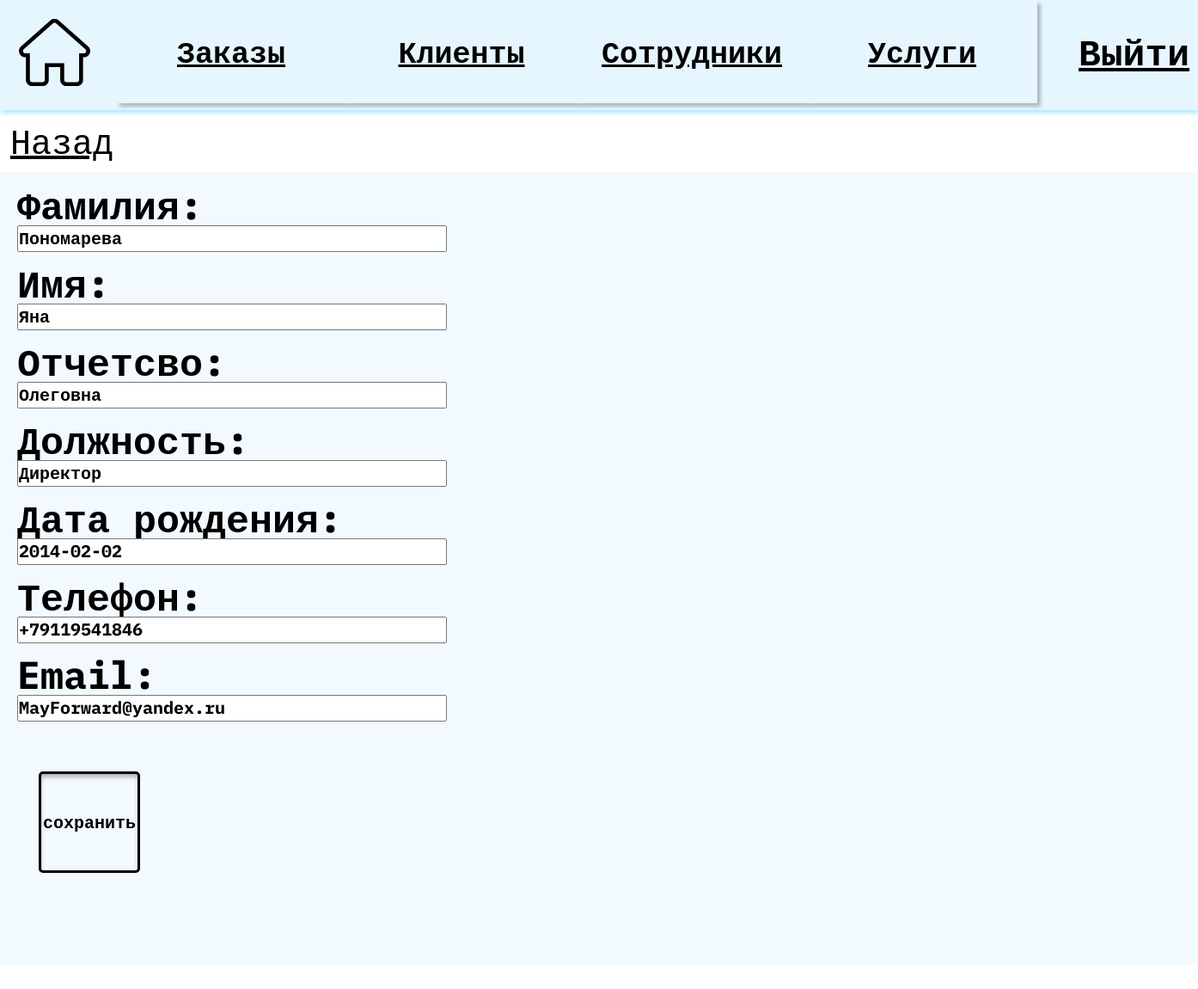
Page /updateEmployee/2/ on the committed database.
### main/models.py (models this page shows, shortened)
class Employee(models.Model):
    id = models.AutoField(primary_key=True)
    surname = models.CharField (max_length=35,blank=False, verbose_name="Фамилия")
    name = models.CharField (max_length=35, blank=False, verbose_name="Имя")
    name2 = models.CharField (max_length=35, verbose_name="Отчетсво")
    position = models.CharField (max_length=35, verbose_name="Должность",blank=False)
    birthday = models.DateField(blank=False, verbose_name="Дата рождения")
    phone = models.CharField(max_length=35, blank=False, verbose_name="Телефон")
    email = models.EmailField(max_length=35, blank=False)

### main/views.py (the view)
# urls.py: path('updateEmployee/<int:id>/', views.update_employee),
def update_employee(request, id):
    try:
        old_data = get_object_or_404(Employee, id=id)
    except Exception:
        raise Http404('Такого сотрудника не существует')
    if request.method == 'POST':
        form = EmployeeForm(request.POST, instance=old_data)
        if form.is_valid():
            form.save()
            return redirect(f'/Employee/{id}')
    else:
        form = EmployeeForm(instance=old_data)
        context = {
            'form': form
        }
        return render(request, 'test/update_Emp.html', {'tableName': 'Employee', 'form': form})

### main/forms.py
class EmployeeForm(forms.ModelForm):
    class Meta:
        model = Employee
        fields = "__all__"

### main/templates/test/update_Emp.html (shortened to what this page needs)
{% extends 'main/base.html' %}
{% block header %}
    <div class="lyout">
        <a href="{% url 'home' %}">
            <img src="../../static/main/img/home.png" alt="домик" class="home_img">
        </a>
        <div class="menu">
            <a href="{% url 'Orders' %}"><button class="buttom_menu">Заказы</button></a>
            <a href="{% url 'Users' %}"><button class="buttom_menu">Клиенты</button></a>
            <a href="{% url 'Employee' %}"><button class="buttom_menu">Сотрудники</button></a>
            <a href="{% url 'Services' %}"><button class="buttom_menu">Услуги</button></a>
        </div>
        <a href="{% url 'logout' %}" class="button_in">Выйти</a>
    </div>
{% endblock %}
{% block content %}
<a class="buttom_back" href='http://127.0.0.1:8000/{{tableName}}'>Назад</a>
<div class="wrapper">
    <form class="form-label form_label_update" method="post">
        {{ form.as_p }}
    </div>
    <div class="batten_back">
        <input class="button_sab button_sab_update mrg" type="submit" value="сохранить">
    </div>
{% endblock %}

### main/static/main/css/style.css (style rules this page uses)
* { position: relative; margin: 0; padding: 0; display: block; box-sizing: border-box; color: black; font-family: 'IBM Plex Mono', monospace; }

### main/static/main/css/header.css (style rules this page uses)
.lyout { position: relative; z-index: 1; display: flex; flex-direction: row; height: max-content; width: 100%; background: #E6F6FF; box-shadow: 1px 4px 4px #B3EDFF; }
.home_img { margin: 22px 30px 16px 22px; width: 83px; height: 78px; }
.menu { width: 100%; display: flex; flex-direction: row; justify-content: space-between; }
.buttom_menu { width: 268px; height: 120px; background: #E5F6FF; border: none; box-shadow: 4px 4px 4px rgba(0, 0, 0, 0.25); font-size: 35px; font-weight: 600; }
.button_in { margin: 32px 49px 39px 48px; text-decoration: line; font-size: 43px; font-weight: 600; }

### main/static/main/css/emp/createEmployee.css (style rules this page uses)
.buttom_back { height: 48px; width: 118px; margin: 12px; font-size: 40px; font-weight: 400; line-height: 48px; letter-spacing: 0em; text-align: left; }
.wrapper { padding-left: 20px; height: 772px; width: 100%; display: flex; margin: 70px, 0; background-color: #F2FAFF; }
.button_sab { width: 118px; height: 118px; margin: 65px 69px 629px 0; border: solid 3px black; border-radius: 5px; background-color: #F2FAFF; box-shadow: inset 0px 4px 4px rgba(0, 0, 0, 0.25); }
.form-label { margin: 1.5px 0 0 0; font-size: 37px; font-weight: 700; line-height: 48px; letter-spacing: 0em; text-align: left; }
input { width: 700px; height: 31px; font-size: 20px; font-weight: 700; line-height: 48px; letter-spacing: 0em; text-align: left; }

### main/static/main/css/emp/update_Emp.css (style rules this page uses)
.button_sab_update { text-align: center; margin-left: 5%; font-size: 20px; }
.form_label_update { font-size: 45px; }
.batten_back { height: 150px; width: 100%; background: #F2FAFF; }
.mrg { margin: -75px 0 0 45px; }

### main/static/main/css/orders/update_Ord.css (style rules this page uses)
p { margin: 12px 0; }

### main/static/main/css/admin/admin.css (style rules this page uses)
input { width: 500px; }

### rows in the picture
Employee: surname "Пономарева", name "Яна", name2 "Олеговна", position "Директор", birthday "2014-02-02", phone "+79119541846", email "MayForward@yandex.ru"
